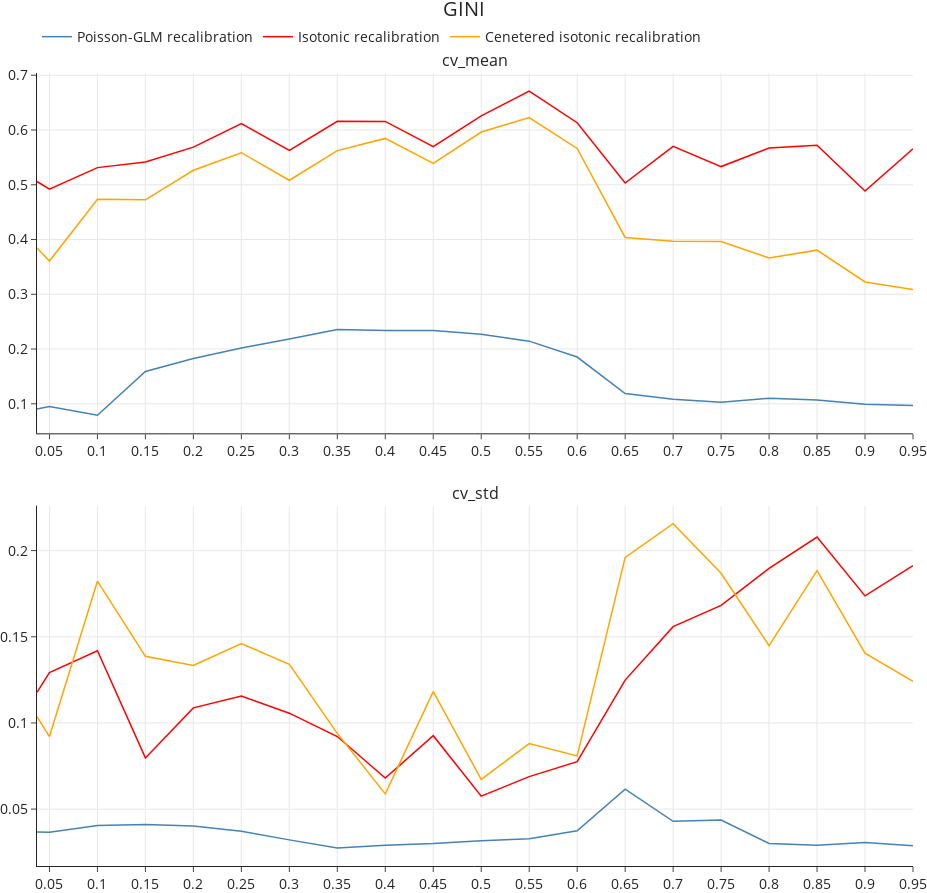

Write notebook code for a chart like this one.
### Code cell
plot_means_and_std_cv_exps("GINI")

### Figure 1 — Plotly figure (JSON) as saved in the notebook; plotly's stock layout.template omitted (floating-point values rounded to 4 significant figures)
{"data": [{"legendgroup": "Poisson-GLM recalibration", "line": {"color": "steelblue", "width": 1.5}, "name": "Poisson-GLM recalibration", "opacity": 1, "showlegend": true, "type": "scatter", "x": [0.037, 0.05, 0.1, 0.15, 0.2, 0.25, 0.3, 0.35, 0.4, 0.45, 0.5, 0.55, 0.6, 0.65, 0.7, 0.75, 0.8, 0.85, 0.9, 0.95], "xaxis": "x", "y": [0.0903, 0.09503, 0.07896, 0.159, 0.1827, 0.2017, 0.2185, 0.2357, 0.234, 0.2337, 0.2269, 0.2144, 0.1854, 0.1189, 0.1082, 0.103, 0.11, 0.107, 0.09921, 0.09698], "yaxis": "y"}, {"legendgroup": "Poisson-GLM recalibration", "line": {"color": "steelblue", "width": 1.5}, "name": "Poisson-GLM recalibration", "opacity": 1, "showlegend": false, "type": "scatter", "x": [0.037, 0.05, 0.1, 0.15, 0.2, 0.25, 0.3, 0.35, 0.4, 0.45, 0.5, 0.55, 0.6, 0.65, 0.7, 0.75, 0.8, 0.85, 0.9, 0.95], "xaxis": "x2", "y": [0.03671, 0.03658, 0.04054, 0.04102, 0.04014, 0.0372, 0.03213, 0.02744, 0.02898, 0.02998, 0.03168, 0.03275, 0.03746, 0.06157, 0.04288, 0.0437, 0.0301, 0.02903, 0.03059, 0.02873], "yaxis": "y2"}, {"legendgroup": "Isotonic recalibration", "line": {"color": "red", "width": 1.5}, "name": "Isotonic recalibration", "opacity": 1, "type": "scatter", "x": [0.037, 0.05, 0.1, 0.15, 0.2, 0.25, 0.3, 0.35, 0.4, 0.45, 0.5, 0.55, 0.6, 0.65, 0.7, 0.75, 0.8, 0.85, 0.9, 0.95], "xaxis": "x", "y": [0.506, 0.4919, 0.5313, 0.5414, 0.5688, 0.6115, 0.5629, 0.6159, 0.6158, 0.5697, 0.6258, 0.6712, 0.6133, 0.5031, 0.5701, 0.5332, 0.567, 0.5721, 0.4885, 0.5658], "yaxis": "y"}, {"legendgroup": "Isotonic recalibration", "line": {"color": "red", "width": 1.5}, "name": "Isotonic recalibration", "opacity": 1, "showlegend": false, "type": "scatter", "x": [0.037, 0.05, 0.1, 0.15, 0.2, 0.25, 0.3, 0.35, 0.4, 0.45, 0.5, 0.55, 0.6, 0.65, 0.7, 0.75, 0.8, 0.85, 0.9, 0.95], "xaxis": "x2", "y": [0.1178, 0.1292, 0.1419, 0.0797, 0.1087, 0.1156, 0.1057, 0.09211, 0.068, 0.09261, 0.05748, 0.06886, 0.07753, 0.1249, 0.1559, 0.1682, 0.1897, 0.2079, 0.1737, 0.1912], "yaxis": "y2"}, {"legendgroup": "Cenetered isotonic recalibration", "line": {"color": "orange", "width": 1.5}, "name": "Cenetered isotonic recalibration", "opacity": 1, "type": "scatter", "x": [0.037, 0.05, 0.1, 0.15, 0.2, 0.25, 0.3, 0.35, 0.4, 0.45, 0.5, 0.55, 0.6, 0.65, 0.7, 0.75, 0.8, 0.85, 0.9, 0.95], "xaxis": "x", "y": [0.3844, 0.3607, 0.4735, 0.4725, 0.5264, 0.5585, 0.5082, 0.5623, 0.5846, 0.5391, 0.5963, 0.6227, 0.5664, 0.4038, 0.3969, 0.3962, 0.3664, 0.3806, 0.3226, 0.3086], "yaxis": "y"}, {"legendgroup": "Cenetered isotonic recalibration", "line": {"color": "orange", "width": 1.5}, "name": "Cenetered isotonic recalibration", "opacity": 1, "showlegend": false, "type": "scatter", "x": [0.037, 0.05, 0.1, 0.15, 0.2, 0.25, 0.3, 0.35, 0.4, 0.45, 0.5, 0.55, 0.6, 0.65, 0.7, 0.75, 0.8, 0.85, 0.9, 0.95], "xaxis": "x2", "y": [0.1037, 0.09208, 0.1823, 0.1386, 0.1333, 0.146, 0.134, 0.09394, 0.05884, 0.1182, 0.06731, 0.08802, 0.08085, 0.196, 0.2156, 0.1868, 0.1449, 0.1883, 0.1404, 0.1241], "yaxis": "y2"}], "layout": {"annotations": [{"font": {"size": 16}, "showarrow": false, "text": "cv_mean", "x": 0.5, "xanchor": "center", "xref": "paper", "y": 1, "yanchor": "bottom", "yref": "paper"}, {"font": {"size": 16}, "showarrow": false, "text": "cv_std", "x": 0.5, "xanchor": "center", "xref": "paper", "y": 0.4544, "yanchor": "bottom", "yref": "paper"}], "font": {"size": 14}, "height": 893, "hovermode": "x unified", "legend": {"orientation": "h", "x": 0, "xanchor": "left", "y": 1.045, "yanchor": "middle"}, "margin": {"b": 0, "l": 0, "r": 0, "t": 73}, "showlegend": true, "title": {"text": "GINI", "x": 0.5, "y": 0.998, "yanchor": "top"}, "width": 927, "xaxis": {"anchor": "y", "autorange": true, "domain": [0, 1], "nticks": 20, "range": [0.037, 0.95], "showgrid": true, "type": "linear"}, "xaxis2": {"anchor": "y2", "autorange": true, "domain": [0, 1], "nticks": 20, "range": [0.037, 0.95], "showgrid": true, "type": "linear"}, "yaxis": {"anchor": "x", "autorange": true, "domain": [0.5456, 1], "nticks": 10, "range": [0.04606, 0.7041], "showgrid": true, "type": "linear"}, "yaxis2": {"anchor": "x2", "autorange": true, "domain": [0, 0.4544], "nticks": 10, "range": [0.01698, 0.2261], "showgrid": true, "type": "linear"}}}
